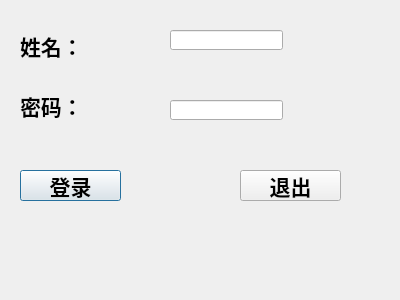
<?xml version="1.0" encoding="UTF-8"?>
<ui version="4.0">
 <class>login_t</class>
 <widget class="QDialog" name="login_t">
  <property name="geometry">
   <rect>
    <x>0</x>
    <y>0</y>
    <width>400</width>
    <height>300</height>
   </rect>
  </property>
  <property name="windowTitle">
   <string>教师登录</string>
  </property>
  <widget class="QLineEdit" name="lineEdit">
   <property name="geometry">
    <rect>
     <x>170</x>
     <y>30</y>
     <width>113</width>
     <height>20</height>
    </rect>
   </property>
  </widget>
  <widget class="QLineEdit" name="lineEdit_2">
   <property name="geometry">
    <rect>
     <x>170</x>
     <y>100</y>
     <width>113</width>
     <height>20</height>
    </rect>
   </property>
  </widget>
  <widget class="QPushButton" name="pushButton">
   <property name="geometry">
    <rect>
     <x>20</x>
     <y>170</y>
     <width>101</width>
     <height>31</height>
    </rect>
   </property>
   <property name="font">
    <font>
     <family>Agency FB</family>
     <pointsize>16</pointsize>
     <weight>75</weight>
     <bold>true</bold>
    </font>
   </property>
   <property name="text">
    <string>登录</string>
   </property>
  </widget>
  <widget class="QPushButton" name="pushButton_2">
   <property name="geometry">
    <rect>
     <x>240</x>
     <y>170</y>
     <width>101</width>
     <height>31</height>
    </rect>
   </property>
   <property name="font">
    <font>
     <family>Agency FB</family>
     <pointsize>16</pointsize>
     <weight>75</weight>
     <bold>true</bold>
    </font>
   </property>
   <property name="text">
    <string>退出</string>
   </property>
  </widget>
  <widget class="QLabel" name="label">
   <property name="geometry">
    <rect>
     <x>20</x>
     <y>30</y>
     <width>91</width>
     <height>31</height>
    </rect>
   </property>
   <property name="font">
    <font>
     <family>Agency FB</family>
     <pointsize>16</pointsize>
     <weight>75</weight>
     <bold>true</bold>
    </font>
   </property>
   <property name="text">
    <string>姓名：</string>
   </property>
  </widget>
  <widget class="QLabel" name="label_2">
   <property name="geometry">
    <rect>
     <x>20</x>
     <y>90</y>
     <width>81</width>
     <height>31</height>
    </rect>
   </property>
   <property name="font">
    <font>
     <family>Agency FB</family>
     <pointsize>16</pointsize>
     <weight>75</weight>
     <bold>true</bold>
    </font>
   </property>
   <property name="text">
    <string>密码：</string>
   </property>
  </widget>
 </widget>
 <resources/>
 <connections/>
</ui>
